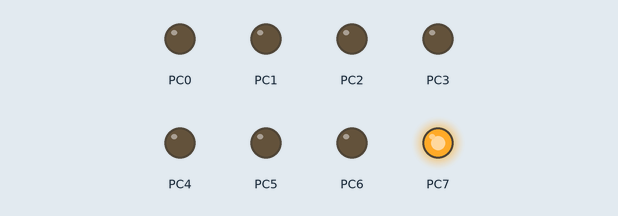
A program run on a simulated ATmega16, built with avr-gcc and emulated at 12 MHz. Shown: output pins drawn as LEDs (lit = HIGH). At 0.0 s the program stops and its outputs stay as they are.

Above: at 0.1 s.
Timing chart, 0 to 1.5 s (numbered marks = the images above):
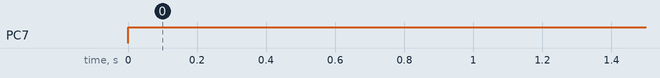

Measured:
- by itself, PC7: LOW → HIGH at 0.00 s

The program:

main.c
```c
/*
 * ADC_Channel_0_FRM.c
 *
 * Created: 16.01.2024 19:21:23
 * Author : Adrian
 */
#define F_CPU 12000000UL

#include <avr/io.h>
#include <avr/interrupt.h>
#include <avr/portpins.h>

volatile uint8_t adc_value = 0;

void initPorts()
{
	//DDRA &= ~(1 << PA0); // no poti
	//PORTA &= ~(1 << PA0);

	DDRA &= ~(1 << PA5); // poti
	PORTA &= ~(1 << PA5);

	DDRC |= 0xFF;
}

void initADC()
{
	ADCSRA |= (1 << ADEN); // enable ADC
	ADCSRA |= (1 << ADATE); // auto triggger enable
	ADCSRA |= (1 << ADPS0)|(1 << ADPS1)|(1 << ADPS2); // prescaler 128 , 12Mhz/128 = 93750 Hz

	SFIOR &= ~(1 << ADTS0)&~(1 << ADTS1)&~(1 << ADTS2); // free running mode

	ADMUX |= (1 << ADLAR); // left 8bit resolution
	ADMUX |= (1 << REFS0); // AVCC ref.
	//ADMUX &= ~(1 << MUX0)&~(1 << MUX1)&~(1 << MUX2)&~(1 << MUX3)&~(1 << MUX4); // set ADC0
	ADMUX |= (1 << MUX0)|(1 << MUX2); // using with potentiometer
}

int main(void)
{
    initPorts();
	initADC();

	ADCSRA |= (1 << ADSC); // start meas

    while (1)
    {
		while(!(ADCSRA & (1 << ADIF))) {} // wait till converstion is finished

		adc_value = ADCH;	// assign 8bit value to var
		PORTC = adc_value; // show value of
    }
}
```
